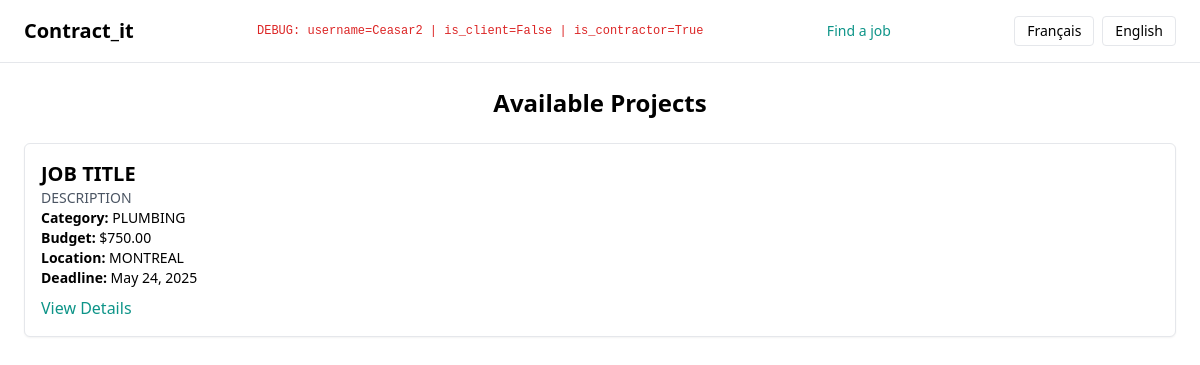
The app's page /api/projects/jobs/ (signed in) with its own data.
### accounts/models.py (models this page shows, shortened)
class CustomUser(AbstractUser):
    email = models.EmailField(unique=True, help_text="Adresse courriel pour se connecter et recevoir les notifications")
    phone = models.CharField(max_length=15, blank=True, help_text="Numéro de téléphone de l'utilisateur")
    profile_picture = models.ImageField(upload_to='profiles/', blank=True, null=True, help_text="Photo de profil affichée publiquement")
    bio = models.TextField(blank=True, help_text="Brève biographie affichée sur le profil")
    city = models.CharField(max_length=100, blank=True, help_text="Ville de résidence de l'utilisateur")
    language = models.CharField(max_length=10, choices=LANGUAGE_CHOICES, default='fr', help_text=_("Langue d'affichage de l'interface"))
    is_verified = models.BooleanField(default=False, help_text="Indique si l'utilisateur est vérifié par l'équipe admin")
    date_joined = models.DateTimeField(auto_now_add=True, help_text="Date d'inscription sur la plateforme")
    company_name = models.CharField(max_length=255, blank=True, help_text="Nom de l'entreprise") # ℹ️ Le champ "company_name" est utile pour afficher une identité professionnelle même pour des travailleurs autonomes.
    is_client = models.BooleanField(default=False, help_text="Définit si l'utilisateur est un client")
    is_contractor = models.BooleanField(default=False, help_text="Définit si l'utilisateur est un entrepreneur")
    specialties = models.CharField(max_length=255, blank=True, help_text="Domaines de spécialité : ex. Plomberie, Électricité")
    hourly_rate = models.DecimalField(max_digits=8, decimal_places=2, null=True, blank=True, help_text="Tarif horaire affiché publiquement")
    availability = models.CharField(max_length=100, blank=True, help_text="Disponibilité générale : ex. Disponible dès juin")
    certifications = models.TextField(blank=True, help_text="Certifications professionnelles (ex. RBQ, ASP, etc.)")
    project_history_count = models.PositiveIntegerField(default=0, help_text="Nombre total de projets publiés par le client")

### projects/models.py (models this page shows, shortened)
class Project(models.Model):
    STATUS_CHOICES = [
        ('active', 'Actif'),         # Projet visible et ouvert aux offres
        ('in_progress', 'En cours'), # Projet attribué à un entrepreneur
        ('completed', 'Terminé'),    # Projet terminé
        ('cancelled', 'Annulé'),     # Projet annulé
    ]
    is_public = models.BooleanField(
        default=True,
        help_text="Le projet est-il visible par tous (True) ou privé (False)"
    )
    client = models.ForeignKey(
        CustomUser,
        on_delete=models.SET_NULL,  # Si le client est supprimé, on garde le projet mais client devient NULL
        related_name='projects_posted',  # Permet de faire client.projects_posted.all()
        limit_choices_to={'is_client': True},
        null=True,  # ✅ Important pour que SET_NULL soit autorisé
        blank=True,  # ✅ Pour le support dans les formulaires admin
        help_text="Client qui a publié ce projet"
    )
    contractor = models.ForeignKey(
        CustomUser,
        on_delete=models.SET_NULL,  # Si l'entrepreneur est supprimé, on garde le projet mais contractor devient NULL
        null=True,
        blank=True,
        related_name='projects_awarded',  # Permet de faire contractor.projects_awarded.all()
        limit_choices_to={'is_contractor': True},
        help_text="Entrepreneur engagé pour ce projet (facultatif)"
    )
    title = models.CharField(
        max_length=255,
        help_text="Titre du projet (ex. : Rénovation cuisine)"
    )
    description = models.TextField(
        help_text="Détails complets fournis par le client"
    )
    category = models.CharField(
        max_length=100,
        help_text="Spécialité demandée ou domaine du projet"
    )
    location = models.CharField(
        max_length=255,
        help_text="Adresse, ville ou région du chantier"
    )
    budget = models.DecimalField(
        max_digits=10,
        decimal_places=2,
        help_text="Budget estimé pour la réalisation"
    )
    deadline = models.DateField(
        help_text="Date à laquelle le projet doit idéalement être terminé"
    )
    status = models.CharField(
        max_length=20,
        choices=STATUS_CHOICES,
        default='active',
        help_text="État actuel du projet dans le cycle de vie"
    )
    ai_drafted = models.BooleanField(
        default=False,
        help_text="Généré automatiquement par l'assistant IA ?"
    )
    created_at = models.DateTimeField(
        auto_now_add=True,
        help_text="Date à laquelle le projet a été publié"
    )
    updated_at = models.DateTimeField(
        auto_now=True,
        help_text="Dernière mise à jour des informations du projet"
    )

### projects/views.py (the view)
# urls.py: path('jobs/', find_jobs_view, name='find_jobs'),
def find_jobs_view(request):
    projects = Project.objects.filter(is_public=True, status='active').order_by('-created_at')
    return render(request, 'projects/project_list.html', {'projects': projects})

### core/context_processors.py (called while the page is built)
def user_roles(request):
    user = request.user
    return {
        'is_client': getattr(user, 'is_client', False),
        'is_contractor': getattr(user, 'is_contractor', False),
    }

### projects/templates/projects/project_list.html (shortened to what this page needs)
{% extends 'core/base2.html' %}
{% load i18n %}
{% block content %}
<h2 class="text-2xl font-bold mb-6 text-center">{% trans "Available Projects" %}</h2>
{% if projects %}
    <ul class="space-y-4">
        {% for project in projects %}
        <li class="border p-4 rounded-md bg-white shadow-sm">
            <h3 class="text-xl font-semibold">{{ project.title }}</h3>
            <p class="text-sm text-gray-600">{{ project.description|truncatechars:100 }}</p>
            <p class="text-sm"><strong>{% trans "Category" %}:</strong> {{ project.category }}</p>
            <p class="text-sm"><strong>{% trans "Budget" %}:</strong> ${{ project.budget }}</p>
            <p class="text-sm"><strong>{% trans "Location" %}:</strong> {{ project.location }}</p>
            <p class="text-sm"><strong>{% trans "Deadline" %}:</strong> {{ project.deadline }}</p>
            <a href="{% url 'project_detail_html' project.id %}" class="text-teal-600 hover:underline mt-2 inline-block">
                {% trans "View Details" %}
            </a>
        </li>
        {% endfor %}
    </ul>
{% else %}
    <p class="text-center text-gray-500">{% trans "No projects available at the moment." %}</p>
{% endif %}
{% endblock %}

### core/templates/core/base2.html (shortened to what this page needs)
{% load i18n %}
{% load i18n %}
<!doctype html>
<html>
    <head>
        <script src="https://cdn.tailwindcss.com"></script>
    </head>
    <body>
        <nav class="py-4 px-6 flex justify-between items-center border-b border-gray-200">
            <a href="/" class="text-xl font-semibold">Contract_it</a>
            {% if request.user.is_authenticated %}
                <p class="text-xs text-red-600 font-mono">
                    DEBUG: username={{ request.user.username }} | is_client={{ is_client }} | is_contractor={{ is_contractor }}
                </p>
            {% endif %}
            {% if request.user.is_authenticated %}
                {% if request.user.is_contractor %}
                    <a href="{% url 'find_jobs' %}" class="text-sm font-medium text-teal-600 hover:underline">
                        {% trans "Find a job" %}
                    </a>
                {% elif request.user.is_client %}
                    <a href="{% url 'create-project' %}" class="text-sm font-medium text-teal-600 hover:underline">
                        {% trans "Post a job" %}
                    </a>
                {% endif %}
            {% endif %}
            <div class="flex space-x-2 items-center">
                <form id="lang-fr" action="{% url 'set_language' %}" method="post">
                    <button type="submit" class="text-sm font-medium border px-3 py-1 rounded hover:bg-gray-100 {% if LANGUAGE_CODE == 'fr' %}bg-gray-300{% endif %}">
                        Français
                    </button>
                </form>
                <form id="lang-en" action="{% url 'set_language' %}" method="post">
                    <button type="submit" class="text-sm font-medium border px-3 py-1 rounded hover:bg-gray-100 {% if LANGUAGE_CODE == 'en' %}bg-gray-300{% endif %}">
                        English
                    </button>
                </form>
            </div>
        </nav>
        <div class="px-6 py-6">
            {% block content %}
            {% endblock %}
        </div>
    </body>
</html>

### records on screen
CustomUser: user.username "Ceasar2"
Project: title "JOB TITLE", description "DESCRIPTION", category "PLUMBING", budget "750.00", location "MONTREAL", deadline "May 24, 2025"

### other values on screen
{{ is_client }} "False"
{{ is_contractor }} "True"
